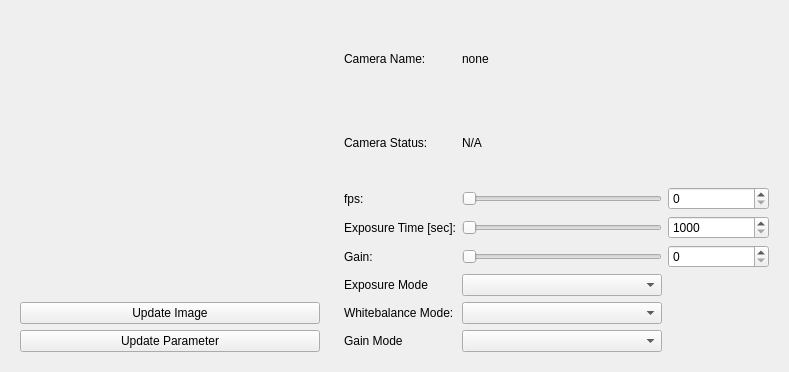
<?xml version="1.0" encoding="UTF-8"?>
<ui version="4.0">
 <class>CameraControl</class>
 <widget class="QWidget" name="CameraControl">
  <property name="geometry">
   <rect>
    <x>0</x>
    <y>0</y>
    <width>789</width>
    <height>372</height>
   </rect>
  </property>
  <property name="windowTitle">
   <string>CameraControl</string>
  </property>
  <layout class="QHBoxLayout" name="horizontalLayout_2">
   <item>
    <widget class="QWidget" name="widget_2" native="true">
     <property name="minimumSize">
      <size>
       <width>100</width>
       <height>0</height>
      </size>
     </property>
     <layout class="QVBoxLayout" name="verticalLayout">
      <item>
       <widget class="ImageView" name="image_view">
        <property name="minimumSize">
         <size>
          <width>300</width>
          <height>100</height>
         </size>
        </property>
        <property name="toolTip">
         <string>ImageView</string>
        </property>
        <property name="whatsThis">
         <string>Widget for displaying frames.</string>
        </property>
        <property name="Aspect_Ratio" stdset="0">
         <bool>true</bool>
        </property>
       </widget>
      </item>
      <item>
       <widget class="QPushButton" name="update_image">
        <property name="text">
         <string>Update Image</string>
        </property>
       </widget>
      </item>
      <item>
       <widget class="QPushButton" name="update_parameter">
        <property name="text">
         <string>Update Parameter</string>
        </property>
       </widget>
      </item>
     </layout>
    </widget>
   </item>
   <item>
    <widget class="QWidget" name="widget" native="true">
     <layout class="QHBoxLayout" name="horizontalLayout">
      <item>
       <layout class="QGridLayout" name="gridLayout">
        <item row="4" column="2">
         <widget class="QSpinBox" name="spinbox_gain"/>
        </item>
        <item row="2" column="0">
         <widget class="QLabel" name="label_3">
          <property name="text">
           <string>fps:</string>
          </property>
         </widget>
        </item>
        <item row="2" column="1">
         <widget class="QSlider" name="slider_fps">
          <property name="maximumSize">
           <size>
            <width>200</width>
            <height>16777215</height>
           </size>
          </property>
          <property name="orientation">
           <enum>Qt::Horizontal</enum>
          </property>
         </widget>
        </item>
        <item row="2" column="2">
         <widget class="QSpinBox" name="spinbox_fps"/>
        </item>
        <item row="3" column="0">
         <widget class="QLabel" name="label">
          <property name="text">
           <string>Exposure Time [sec]:</string>
          </property>
         </widget>
        </item>
        <item row="3" column="1">
         <widget class="QSlider" name="slider_exposure">
          <property name="maximumSize">
           <size>
            <width>200</width>
            <height>16777215</height>
           </size>
          </property>
          <property name="minimum">
           <number>1000</number>
          </property>
          <property name="maximum">
           <number>100000</number>
          </property>
          <property name="orientation">
           <enum>Qt::Horizontal</enum>
          </property>
         </widget>
        </item>
        <item row="4" column="0">
         <widget class="QLabel" name="label_2">
          <property name="text">
           <string>Gain:</string>
          </property>
         </widget>
        </item>
        <item row="4" column="1">
         <widget class="QSlider" name="slider_gain">
          <property name="maximumSize">
           <size>
            <width>200</width>
            <height>16777215</height>
           </size>
          </property>
          <property name="orientation">
           <enum>Qt::Horizontal</enum>
          </property>
         </widget>
        </item>
        <item row="3" column="2">
         <widget class="QSpinBox" name="spinbox_exposure">
          <property name="minimum">
           <number>1000</number>
          </property>
          <property name="maximum">
           <number>1000000</number>
          </property>
         </widget>
        </item>
        <item row="6" column="0">
         <widget class="QLabel" name="label_4">
          <property name="text">
           <string>Exposure Mode</string>
          </property>
         </widget>
        </item>
        <item row="7" column="0">
         <widget class="QLabel" name="label_6">
          <property name="text">
           <string>Whitebalance Mode:</string>
          </property>
         </widget>
        </item>
        <item row="6" column="1">
         <widget class="QComboBox" name="combobox_exposure_mode"/>
        </item>
        <item row="7" column="1">
         <widget class="QComboBox" name="combobox_whitebalance_mode"/>
        </item>
        <item row="8" column="0">
         <widget class="QLabel" name="label_5">
          <property name="text">
           <string>Gain Mode</string>
          </property>
         </widget>
        </item>
        <item row="8" column="1">
         <widget class="QComboBox" name="combobox_gain_mode"/>
        </item>
        <item row="0" column="0">
         <widget class="QLabel" name="label_8">
          <property name="text">
           <string>Camera Name:</string>
          </property>
         </widget>
        </item>
        <item row="1" column="0">
         <widget class="QLabel" name="label_7">
          <property name="text">
           <string>Camera Status:</string>
          </property>
         </widget>
        </item>
        <item row="0" column="1">
         <widget class="QLabel" name="label_camera_name">
          <property name="maximumSize">
           <size>
            <width>16777215</width>
            <height>200</height>
           </size>
          </property>
          <property name="text">
           <string>none</string>
          </property>
         </widget>
        </item>
        <item row="1" column="1">
         <widget class="QLabel" name="statusLabel">
          <property name="text">
           <string>N/A</string>
          </property>
         </widget>
        </item>
       </layout>
      </item>
     </layout>
    </widget>
   </item>
  </layout>
 </widget>
 <customwidgets>
  <customwidget>
   <class>ImageView</class>
   <extends>MultiWidget</extends>
   <header>image_view_widget/ImageView.h</header>
  </customwidget>
  <customwidget>
   <class>MultiWidget</class>
   <extends>QWidget</extends>
   <header>multi_view/MultiWidget.h</header>
   <container>1</container>
  </customwidget>
 </customwidgets>
 <resources/>
 <connections/>
</ui>
